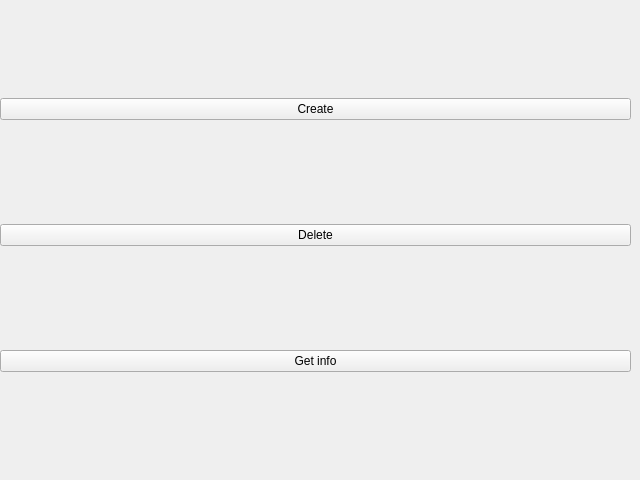
<?xml version="1.0" encoding="UTF-8"?>
<ui version="4.0">
 <class>auctionsWindow</class>
 <widget class="QMainWindow" name="auctionsWindow">
  <property name="geometry">
   <rect>
    <x>0</x>
    <y>0</y>
    <width>640</width>
    <height>480</height>
   </rect>
  </property>
  <property name="windowTitle">
   <string>Auctions</string>
  </property>
  <widget class="QWidget" name="centralwidget">
   <widget class="QWidget" name="verticalLayoutWidget">
    <property name="geometry">
     <rect>
      <x>0</x>
      <y>0</y>
      <width>631</width>
      <height>471</height>
     </rect>
    </property>
    <layout class="QVBoxLayout" name="verticalLayout">
     <item>
      <widget class="QPushButton" name="createButton">
       <property name="text">
        <string>Create</string>
       </property>
      </widget>
     </item>
     <item>
      <widget class="QPushButton" name="deleteButton">
       <property name="text">
        <string>Delete</string>
       </property>
      </widget>
     </item>
     <item>
      <widget class="QPushButton" name="getInfoButton">
       <property name="text">
        <string>Get info</string>
       </property>
      </widget>
     </item>
    </layout>
   </widget>
  </widget>
 </widget>
 <resources/>
 <connections/>
</ui>
